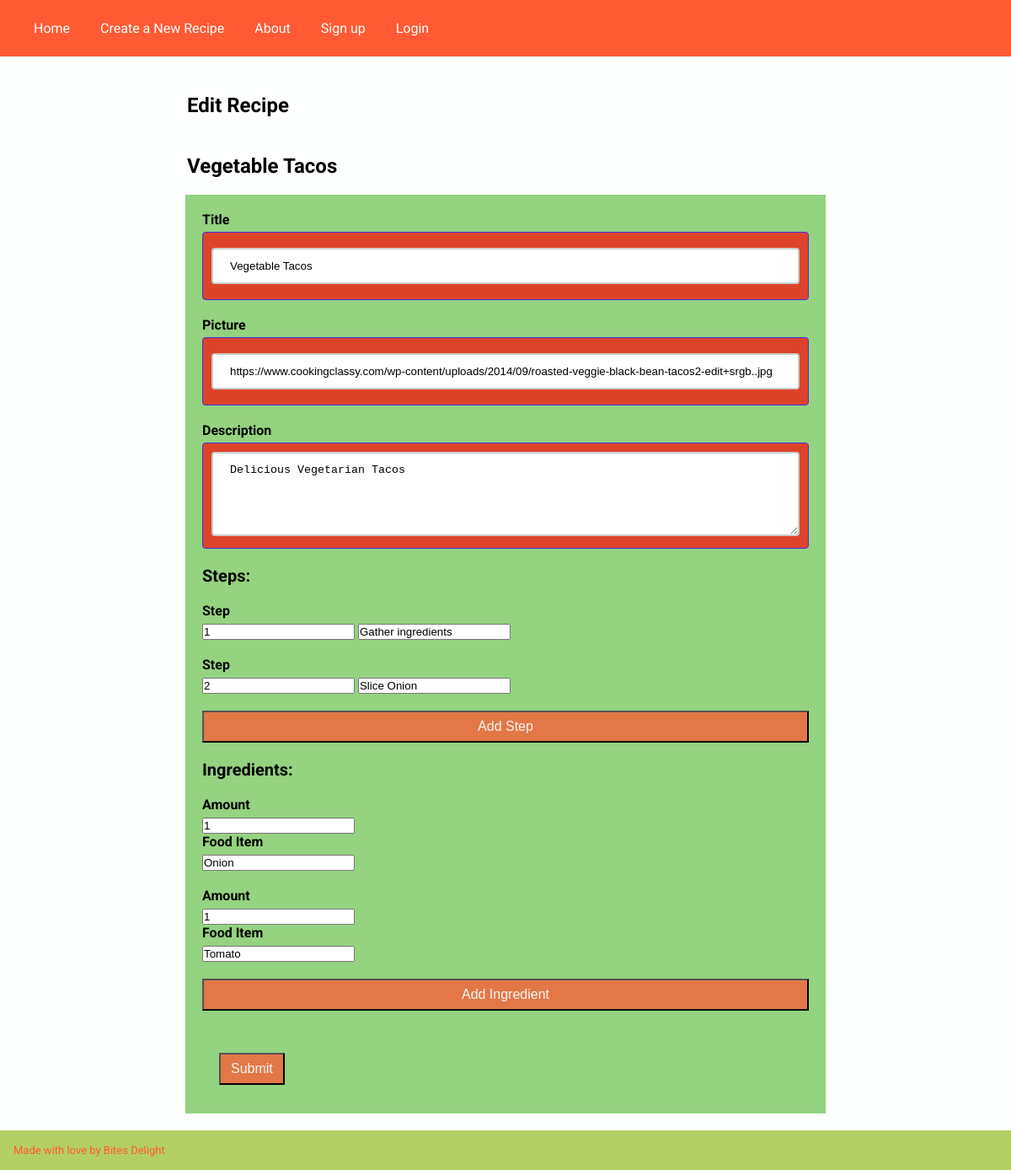
The page /recipes/recipes/edit/1/ on the database its author committed.
### recipes/models.py (models this page shows, shortened)
class Recipe(models.Model):
    title = models.CharField(max_length=200)
    picture = models.URLField(blank=True)
    description = models.TextField()
    created_on = models.DateTimeField(auto_now_add=True)
    updated_on = models.DateTimeField(auto_now=True)
    author = models.ForeignKey(
        USER_MODEL,
        related_name="recipes",
        on_delete=models.CASCADE,
        null=True,
    )

class RecipeStep(models.Model):
    step_number = models.PositiveSmallIntegerField()
    instruction = models.TextField()
    recipe = models.ForeignKey(
        Recipe,
        related_name='steps',
        on_delete=models.CASCADE,
    )
    class Meta:
        ordering = ['step_number']

class RecipeIngredient(models.Model):
    amount = models.CharField(max_length=150)
    food_item = models.CharField(max_length=150)
    recipe = models.ForeignKey(
        Recipe,
        related_name='ingredients',
        on_delete=models.CASCADE,
    )

### recipes/views.py (the view)
# urls.py: path("recipes/edit/<int:id>/", edit_recipe, name="edit_recipe"),
def edit_recipe(request, id):
    recipe = get_object_or_404(Recipe, id=id)
    if request.method == "POST":
        form = RecipeForm(request.POST, instance=recipe)
        steps = []
        for key, value in request.POST.items():
            if key.startswith('step-instruction-'):
                step_number_key = key.replace('instruction', 'count')
                step_number = request.POST.get(step_number_key)
                if value and step_number:
                    steps.append(RecipeStep(recipe=recipe, instruction=value, step_number=step_number))
        ingredients = []
        for key, value in request.POST.items():
            if key.startswith('ingredient-item-'):
                amount_key = key.replace('item', 'amount')
                amount = request.POST.get(amount_key)
                if value and amount:
                    ingredients.append(RecipeIngredient(recipe=recipe, food_item=value, amount=amount))
        if form.is_valid():
            form.save()
            RecipeStep.objects.filter(recipe=recipe).delete()  # Remove existing steps
            RecipeStep.objects.bulk_create(steps)
            RecipeIngredient.objects.filter(recipe=recipe).delete()  # Remove existing ingredients
            RecipeIngredient.objects.bulk_create(ingredients)
            return redirect("show_recipe", id=recipe.id)
    else:
        form = RecipeForm(instance=recipe)
        step_form = RecipeStepForm(initial={'recipe': recipe})
        ingredient_form = RecipeIngredientForm(initial={'recipe': recipe})
    context = {
        "form": form,
        "step_form": step_form,
        "ingredient_form": ingredient_form,
        "recipe": recipe
    }
    return render(request, "recipes/edit.html", context)

### recipes/forms.py
class RecipeForm(ModelForm):
    class Meta:
        model = Recipe
        fields = ['title', 'picture', 'description']

class RecipeStepForm(ModelForm):
    class Meta:
        model = RecipeStep
        fields = ['step_number', 'instruction']

### recipes/templates/recipes/edit.html (shortened to what this page needs)
{% extends 'base.html' %}
{% load static %}
{% block content %}
<link rel="stylesheet" href="{% static "css/edit.css" %}">
<body>
    <div class='container'>
        <h2>Edit Recipe</h2>
        <h2>{{ recipe.title }}</h2>
        <form class="form-container" method="post" id="recipe">
            {% for field in form %}
                <div class="login-box">
                    <div><label>{{ field.label }}</label></div>
                    <div class="user-box">
                        <div>{{ field }}</div>
                    </div>
                </div>
            {% endfor %}
            <h3>Steps:</h3>
            {% for step in recipe.steps.all %}
                <div class="stepForms login-box">
                    <label>Step</label>
                    <input type="number" name="step-count-{{ step.id }}" value="{{ step.step_number }}">
                    <input type="text" name="step-instruction-{{ step.id }}" value="{{ step.instruction }}">
                </div>
            {% endfor %}
            <button id="addStepButton" type="button" onclick="addStepForm()">Add Step</button>
            <h3>Ingredients:</h3>
            {% for ing in recipe.ingredients.all %}
                <div class="login-box">
                    <label>Amount</label>
                    <input type="number" name="ingredient-amount-{{ ing.id }}" value="{{ ing.amount }}">
                    <label>Food Item</label>
                    <input type="text" name="ingredient-item-{{ ing.id }}" value="{{ ing.food_item }}">
                </div>
            {% endfor %}
            <button type="button" onclick="addIngredientForm()">Add Ingredient</button>
            <div class="submit-button">
            <a href="#">
                <button type="submit" class="btn btn-primary">Submit</button>
            </a>
            </div>
        </form>
    </div>
</body>
{% endblock content %}

### recipes/templates/base.html (shortened to what this page needs)
{% load static %}
<!DOCTYPE html>
<html lang="en">
<head>
    <link rel="stylesheet" href="{% static "css/recipes.css" %}">
    <div class='header'>
        <header>
            <nav>
                <a href="{% url "main_page" %}">Home</a>
                <a href="{% url "create_recipe" %}">Create a New Recipe</a>
                <a href="{% url "about" %}">About</a>
                {% if user.is_authenticated %}
                Hello, {{ user.username }}
                <a href='{% url 'user_logout' %}'> Logout</a>
                {% else %}
                <a href='{% url 'signup' %}'>Sign up</a>
                <a href='{% url 'user_login' %}'>Login</a>
                {% endif %}
            </nav>
        </header>
    </div>
</head>
<body>
    <div class='content'>
        {% block content %}
        {% endblock content %}
    </div>
</body>
<div class='footer'>
    <footer>
        Made with love by Bites Delight
    </footer>
</div>
</html>

### recipes/static/css/recipes.css (style rules this page uses)
* { padding: 0; margin: 0; box-sizing: border-box; }
header { background-color: #ff5a33; padding: 24px; }
body { font-family: "Roboto", sans-serif; background-color: #feffff; color: #b4cf66; animation: glow 1s ease-in-out infinite; }
a { color: #b4cf66; text-decoration: none; }
footer { background-color: #b4cf66; padding: 16px; font-size: small; color: #ff5a33; }
nav { padding: auto; }
nav a { padding: 16px; color: white; }
h2 { padding-top: 24px; padding-left: 2px; color: #000; }

### accounts/static/css/edit.css (style rules this page uses)
.container { max-width: 800px; margin: 0 auto; padding: 20px; }
h2 { font-size: 24px; margin-bottom: 20px; }
h3 { font-size: 20px; margin-bottom: 20px; margin-top: 20px; }
.form-container { background-color: #59ba39a3; padding: 20px; }
.login-box { margin-bottom: 20px; }
.login-box label { font-weight: bold; display: block; margin-bottom: 5px; }
.user-box { background-color: #ff0000ac; border: 1px solid #4231de; border-radius: 4px; padding: 10px; }
textarea { width: 100%; height: 100px; padding: 12px 20px; box-sizing: border-box; border: 2px solid #ccc; border-radius: 4px; }
.user-box input { width: 100%; padding: 12px 20px; margin: 8px 0; box-sizing: border-box; border: 2px solid #ccc; border-radius: 4px; }
h3, label { color: rgb(0, 0, 0); }
.container form a { position: relative; display: inline-block; padding: 10px 20px; color: #03e9f4; font-size: 16px; text-decoration: none; text-transform: uppercase; overflow: hidden; transition: .5s; margin-top: 40px; letter-spacing: 4px }
.container form button { background-color: #ff5833bc; padding: 8px 12px; font-size: 16px; width: 100%; color: whitesmoke }

### rows shown on the page
Recipe: title "Vegetable Tacos", form "Vegetable Tacos" "https://www.cookingclassy.com/wp-content/uploads/2014/09/roasted-veggie-black-bean-tacos2-edit+srgb..jpg" "Delicious Vegetarian Tacos"
RecipeStep: step_number "1", instruction "Gather ingredients"
RecipeStep: step_number "2", instruction "Slice Onion"
RecipeIngredient: amount "1", food_item "Onion"
RecipeIngredient: amount "1", food_item "Tomato"

### other values the page prints
{{ field.label }} "Title" "Picture" "Description"
